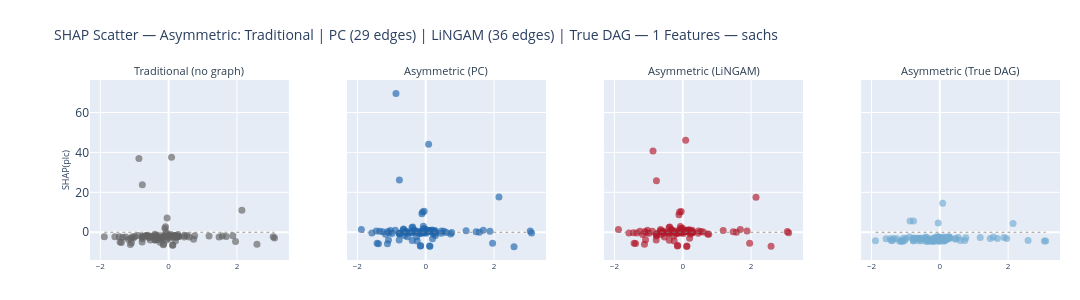

Here is the notebook cell this chart was saved with:
### Code cell
fig_scatter = plot_shap_scatter_pc_vs_lingam(
    shap_data, feature_names, scratch_rank, top_features, x_test,
    pc_edges, lingam_edges, DATASET, N_TOP_FEATURES,
    method = "Asymmetric",
    features=HIGHLIGHT_FEATURES,
    save_dir=PLOTS_DIR,
)
